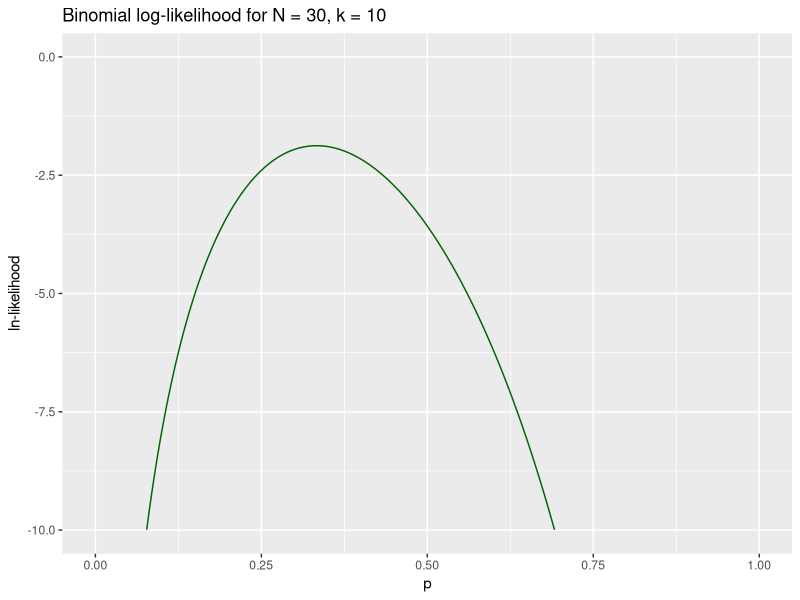
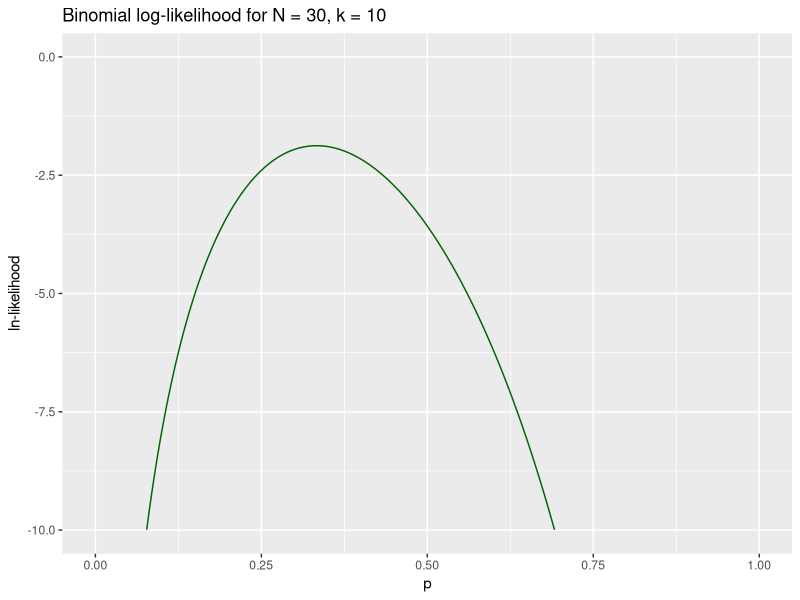
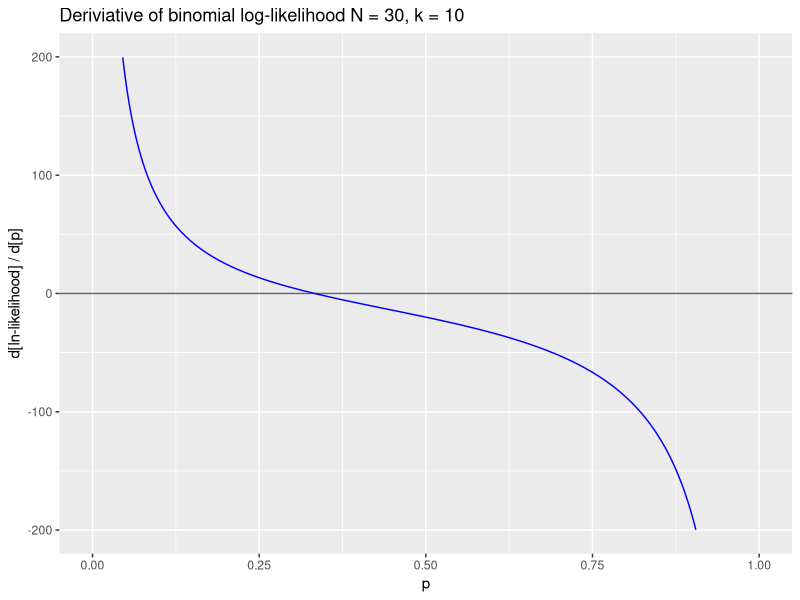
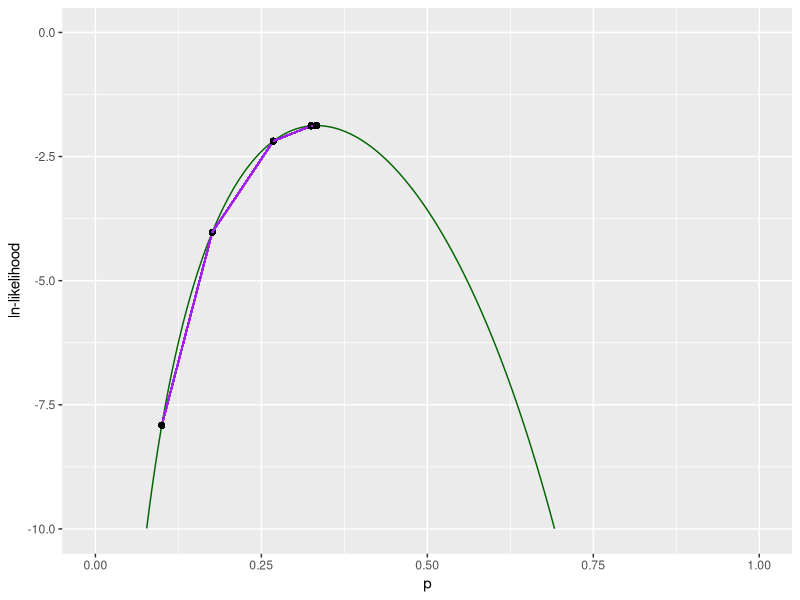

Reproduce these figures in R, in order. (Note: this script raises an error after producing the figures.)
## ---- chunk 1
knitr::opts_chunk$set(echo = TRUE, error = TRUE)
library(tidyverse)
## ---- chunk 2
ps <- seq(0.0001, 0.9999, 0.0001)
fx <- dbinom(x = 10, size = 30, prob = ps, log = TRUE)
fprimex <- c(diff(fx) / diff(ps), NA)
fprimeprimex <- c(diff(fprimex) / diff(ps), NA)

df <- data.frame(ps, fx, fprimex, fprimeprimex)


likprof <- ggplot(df, aes(x = ps, y = fx)) +
  geom_line(color = "darkgreen") +
  ylim(-10, 0) +
  labs(x = "p", y = "ln-likelihood")

likderiv <- ggplot(df, aes(x = ps, y = fprimex)) +
  geom_hline(aes(yintercept = 0), color = "grey40") +
  geom_line(color = "blue") +
  ylim(-200, 200) +
  labs(x = "p", y = "d[ln-likelihood] / d[p]")
## ---- chunk 3
likprof + ggtitle("Binomial log-likelihood for N = 30, k = 10")
## ---- chunk 4
success <- 10
failure <- 30 - success
mydat <- cbind(success, failure)  # successes and failures, i.e., k and N-k
glm(mydat ~ 1, family = binomial(link = "identity")) # function  to estimate parameters
m1 <- glm(mydat ~ 1, family = binomial(link = "identity")) # need to save the analysis as an object to see results
logLik(m1) # extract the log likelihood, evaluated at MLE
coef(m1) # extract the maximum likelihood estimates of the coefficients
## ---- chunk 5
likprof + ggtitle("Binomial log-likelihood for N = 30, k = 10")
## ---- chunk 6
likderiv + ggtitle("Deriviative of binomial log-likelihood N = 30, k = 10")
## ---- chunk 7
p1 <- 0.1
df %>% filter(ps == 0.1) %>% mutate(p2 = ps - fprimex/fprimeprimex)
df %>% filter(ps == 0.17600) %>% mutate(p3 = ps - fprimex/fprimeprimex)
df %>% filter(ps == 0.268) %>% mutate(p4 = ps-fprimex/fprimeprimex)
df %>% filter(ps == 0.325) %>% mutate(p5 = ps-fprimex/fprimeprimex)
df %>% filter(ps == 0.333) %>% mutate(p6 = ps-fprimex/fprimeprimex)

p = c(0.1, 0.176, 0.268, 0.325, 0.333, 0.333)
fx = c(-7.914854, -4.026201, -2.188971, -1.881945, -1.877225)
## ---- chunk 8
likprof +
  geom_segment(x = 0.1, xend = 0.176, y = fx[1], yend = fx[2], color = "purple") +
  geom_point(x = p[1], y = fx[1]) +
  geom_point(x = p[2], y = fx[2]) +
    geom_segment(x = p[2], xend = p[3], y = fx[2], yend = fx[3], color = "purple") +
  geom_point(x = p[3], y = fx[3]) +
  geom_segment(x = p[3], xend = p[4], y = fx[3], yend = fx[4], color = "purple") +
  geom_point(x = p[4], y = fx[4]) +
  geom_segment(x = p[4], xend = p[5], y = fx[4], yend = fx[5], color = "purple") +
  geom_point(x = p[5], y = fx[5]) +
  geom_segment(x = p[5], xend = p[6], y = fx[5], yend = fx[6], color = "purple") +
  geom_point(x = p[6], y = fx[6])

## ---- chunk 9
success <- c(0,0,0,0,0)
failure <- 30 - success

Y = cbind(success, failure)

glm(Y ~ 1, family = binomial(link = "identity"))
## ---- chunk 10
glm(Y ~ 1, family = binomial(link = "identity"), start = 0.00000000001)
